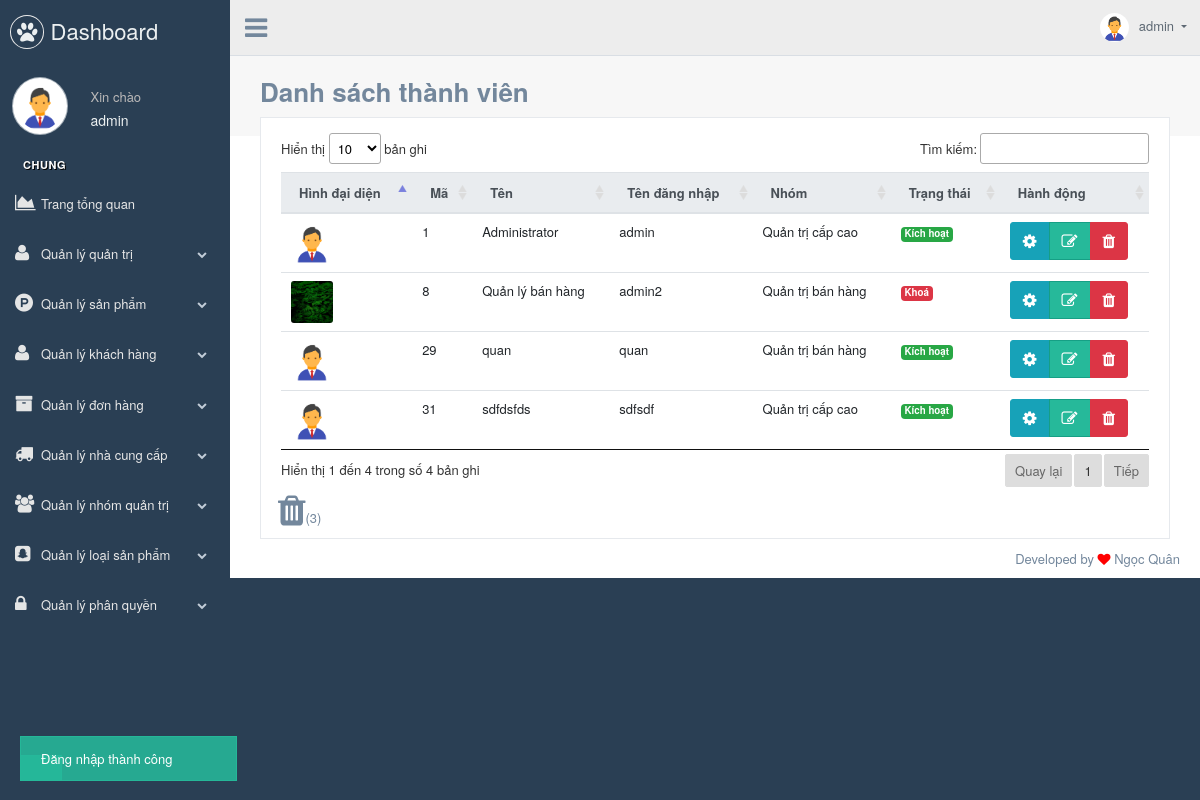
Screenshot of /index.php?controller=admin&action=index (signed in) with the database file from the repository.
### tables this page shows
CREATE TABLE `functions`  (
  `id` int(11) NOT NULL AUTO_INCREMENT,
  `ten` varchar(255) NULL DEFAULT NULL,
  `lienket` varchar(255) NULL DEFAULT NULL,
  `macha` int(11) NULL DEFAULT 0,
  `hienthimenu` int(11) NULL DEFAULT 1,
  `icon_menu` varchar(255) NULL DEFAULT NULL,
  `trangthai` int(11) NOT NULL DEFAULT 1,
  `allow` int(11) NOT NULL DEFAULT 0,
  `created_at` datetime(0) NULL DEFAULT NULL ON UPDATE CURRENT_TIMESTAMP(0),
  `updated_at` datetime(0) NULL DEFAULT NULL,
  PRIMARY KEY (`id`) USING BTREE
);

CREATE TABLE `groupadmins`  (
  `id` int(11) NOT NULL AUTO_INCREMENT,
  `ten` varchar(255) NULL DEFAULT NULL,
  `mota` varchar(255) NULL DEFAULT NULL,
  `img` varchar(255) NULL DEFAULT NULL,
  `trangthai` int(11) NULL DEFAULT NULL,
  `created_at` datetime(0) NULL DEFAULT NULL,
  `updated_at` datetime(0) NULL DEFAULT NULL,
  PRIMARY KEY (`id`) USING BTREE
);

### controllers/controller.php (called while the page is built, shortened)
<?php
class controller
{
    function __construct()
    {
        if(islogin())
        {
            $this->role = new role();
            $this->parent_menu = $this->role->get_functionsforuser(0,$_SESSION['login_id']);
        }
    }
	function view( $views,$data=[],$layout = 'layout')
	{
		include "views/$layout.php";
	}
}

### controllers/admincontroller.php (called while the page is built, shortened)
<?php
class admincontroller extends controller
{
	function index()
	{
		$page = [
			'title' => 'Danh sách thành viên',
		];
		$list 				= (new admin)->get();
		$nhomQuanTri 		= (new groupadmin())->get();
		$userTrash 			= (new admin())->trash();
		$this->view('views/quantri/danhsachthanhvien',[
			'list'			=>	$list,
			'page'			=>	$page,
			'nhomQuanTri'	=>	$nhomQuanTri,
			'userTrash'		=>	$userTrash
		]);
	}
}

### system/libs/functions.php (called while the page is built, shortened)
<?php
function href($controller,$action,$params=[])
{
  $ext = '';
  foreach ($params as $key => $value) {
    $ext .="&$key=$value";
  }
  return "http://localhost/admin/index.php?controller={$controller}&action={$action}{$ext}";
}
function asset($link) {
  $base_link = 'public/'. $link;
  if($base_link === 'public/') {
    return $base_link = '';
  } else {
    return $base_link;
  }
}

### system/autoload.php (called while the page is built, shortened)
<?php
include 'system/libs/functions.php';
spl_autoload_register(function($classname){
	$pathsystem = 'system/db/' . $classname . '.php';
	$pathlibs = 'system/libs/' . $classname . '.php';
	$pathcontroller = 'controllers/' . $classname . '.php';
	$pathmodels = 'models/' . $classname . '.php';
});

### system/db/database.php (called while the page is built, shortened)
<?php
class database
{
	var $sql,$pdo,$statement;
	function __construct() {
		try
		{
			$option = [PDO::ATTR_ERRMODE=>PDO::ERRMODE_EXCEPTION];
			$this->pdo = new PDO('mysql:host='.HOST.';port='.PORT.';dbname='.DBNAME,USERNAME,PASSWORD,$option);
			$this->pdo->query('set names utf8');
		}catch(PDOException $ex) {
			echo "Không thể kết nối được ___" . $ex->getMessage();
		}
	}
	function setquery($sql)
	{
		$this->sql = $sql;
		return $this;
	}
	function loadrows($params = [])
	{
		try {
			$this->statement = $this->pdo->prepare($this->sql);
			$this->statement->execute($params);
			return $this->statement->fetchAll(PDO::FETCH_OBJ);
		} catch (PDOException $ex) {
			echo "Thực thi xảy ra lỗi ____" . $ex->getMessage();
		}
	}
}

### models/model.php (called while the page is built, shortened)
<?php
class model extends database
{
	var $table;
	function __construct() {
		parent::__construct();
	}
	function find($id) {
		return $this->setquery('SELECT * FROM `'.$this->table.'` WHERE trangthai!=0 and id=?')->loadrows([$id]);
	}
	function trash() {
		$sql = 'SELECT * FROM `'.$this->table.'` WHERE trangthai=0';
		return $this->setquery($sql)->loadrows();
	}
}

### models/role.php (called while the page is built, shortened)
<?php
class role extends model
{
    function __construct() {
        parent::__construct();
        $this->table = 'privileges';
    }
    function get_functionsforuser($parent_id = 0,$uid)
    {
        return $this->loadrows([$uid,$parent_id]);
    }
}

### models/admin.php (called while the page is built, shortened)
<?php
class admin extends model
{
	var $table;
	function __construct() {
		parent::__construct();
		$this->table = 'admins';
	}
	function get() {
		return $this->setquery("SELECT * FROM ".$this->table." WHERE trangthai!= 0")->loadrows();
	}
}

### models/groupadmin.php (called while the page is built, shortened)
<?php
class groupadmin extends model
{
	function __construct() {
		parent::__construct();
		$this->table = "groupadmins";
	}
}

### views/quantri/danhsachthanhvien.php (the view, shortened to what this page needs)
<div class="row" style="display: unset;">
	<div class="col-md-12 col-sm-12  ">
		<div class="x_panel">
			<div class="x_content">
                <div class="table-responsive">
                	<table class="table table-hover" id="table-admin-list">
                		<thead>
                			<tr class="thead-light">
                				<th scope="col">Hình đại diện </th>
                				<th scope="col">Mã </th>
                				<th scope="col">Tên </th>
                				<th scope="col">Tên đăng nhập</th>
                        <th scope="col">Nhóm</th>
                        <th scope="col">Trạng thái </th>
                        <th scope="col">Hành động</th>
                      </tr>
                    </thead>
                    <tbody>
                     <?php
                     foreach($list as $value)
                     {
                      ?>
                      <tr >
                       <td class=""><img src="<?=asset($value->avt?$value->avt:'images/no-image.png')?>" style="width: 42px; border-radius: 3px; height: 42px;" alt=""></td>
                       <td class=""><?=$value->id?></td>
                       <td class=""><?=$value->ten?></td>
                       <td class=""><?=$value->tendangnhap?></td>
                       <?php $groupadmin = (new GroupAdmin())->find($value->manhom); ?>
                       <td class=""><?=$value->manhom==$groupadmin[0]->id?$groupadmin[0]->ten:''?></td>
                       <td class="a-right a-right "><?=$value->trangthai==2?'<span class="badge badge-danger">Khoá</span>':'<span class="badge badge-success">Kích hoạt</span>'?></td>
                       <td>
                        <div class="btn-group" role="group" >
                          <button type="button" data-id="<?=$value->id??''?>" id="reset_password_<?=$value->id?>" class="btn btn-info waves-effect waves-light reset_password" data-toggle="tooltip" title="Đặt lại mật khẩu"><i class="fa fa-cog" aria-hidden="true"></i></button>
                          <a type="button" href="<?=href('admin','edit',['id' => $value->id])?>" class="btn btn-success waves-effect waves-light" ><i class="fa fa-pencil-square-o" aria-hidden="true" data-toggle="tooltip" title="Sửa"></i></a>
                          <a type="button" name="needDelete" href="<?=href('admin','delete',['id_delete' => $value->id])?>" onclick="return confirm('Bạn có muốn xoá ?');" class="btn btn-danger waves-effect waves-light btn-delete" ><i class="fa fa-trash" aria-hidden="true" data-toggle="tooltip" title="Xoá"></i></a>
                        </div>
                      </td>
                    </tr>
                  <?php }?>
                </tbody>
              </table>
            </div>
          </div>
          <a data-toggle="tooltip" title="Thùng rác"><i class="fa fa-trash" data-toggle="collapse" data-target="#collapseExample" aria-controls="collapseExample" aria-hidden="true" style="font-size: 35px; cursor: pointer;"></i>(<?=count($userTrash)?>)</a>
</div>
</div>
</div>

### views/widgets/menufooter.php (shortened to what this page needs)
 <div class="col-md-3 left_col">
  <div class="left_col scroll-view">
    <div class="navbar nav_title" style="border: 0;">
      <a href="<?=href('hethong','index')?>" class="site_title"><i class="fa fa-paw"></i> <span>Dashboard</span></a>
    </div>
    <div class="profile clearfix">
      <div class="profile_pic">
        <img src="<?=asset($_SESSION['login_avt']??'images/no-image.png')?>" alt="..." style="height: 58px;" class="img-circle profile_img">
      </div>
      <div class="profile_info">
        <span>Xin chào <h2><?=$_SESSION['login_name']??''?></h2></span>
      </div>
    </div>
    <?php include('views/extension/notification-message.php') ?>
    <div id="sidebar-menu" class="main_menu_side hidden-print main_menu">
      <div class="menu_section">
        <h3>Chung</h3>
        <ul class="nav side-menu">
          <li><a href="<?=href('hethong','index')?>"><i class="fa fa-area-chart" aria-hidden="true"></i>Trang tổng quan</a></li>
          <?php
          if($this->parent_menu){
            foreach($this->parent_menu as $menu)
            {
              ?>
              <li><a disabled="disabled"><?=$menu->icon_menu??''?><?=$menu->ten?> <span class="fa fa-chevron-down"></span></a>
              </li>
              <?php
            }
          }
          else{
            echo  '<div class="navbar nav_title">
                    <a><i style="padding-left: 14px;" class="fa fa-question-circle" aria-hidden="true"></i>&nbsp;&nbsp;Contact admin for support</a>
                  </div>';
          }
          ?>
        </ul>
      </div>
    </div>
  </div>
</div>

### views/extension/notification-message.php (style rules this page uses)
.alert.alert-success { text-align:center; position: fixed; left: 20px; border-radius: 0px; }

### rows the page displays
functions: ten "Quản lý quản trị"
functions: ten "Quản lý sản phẩm"
functions: ten "Quản lý khách hàng"
functions: ten "Quản lý đơn hàng"
functions: ten "Quản lý nhà cung cấp"
functions: ten "Quản lý nhóm quản trị"
functions: ten "Quản lý loại sản phẩm"
functions: ten "Quản lý phân quyền"

### other values shown
$_SESSION['login_name'] "admin"
$_SESSION['redirect_thongbao'] "Đăng nhập thành công"
$page['title'] "Danh sách thành viên"
$value->id "1"
$value->ten "Administrator"
$value->tendangnhap "admin"
$groupadmin[0]->ten "Quản trị cấp cao"
$value->id "8"
$value->ten "Quản lý bán hàng"
$value->tendangnhap "admin2"
$groupadmin[0]->ten "Quản trị bán hàng"
$value->id "29"
$value->ten "quan"
$value->tendangnhap "quan"
$value->id "31"
